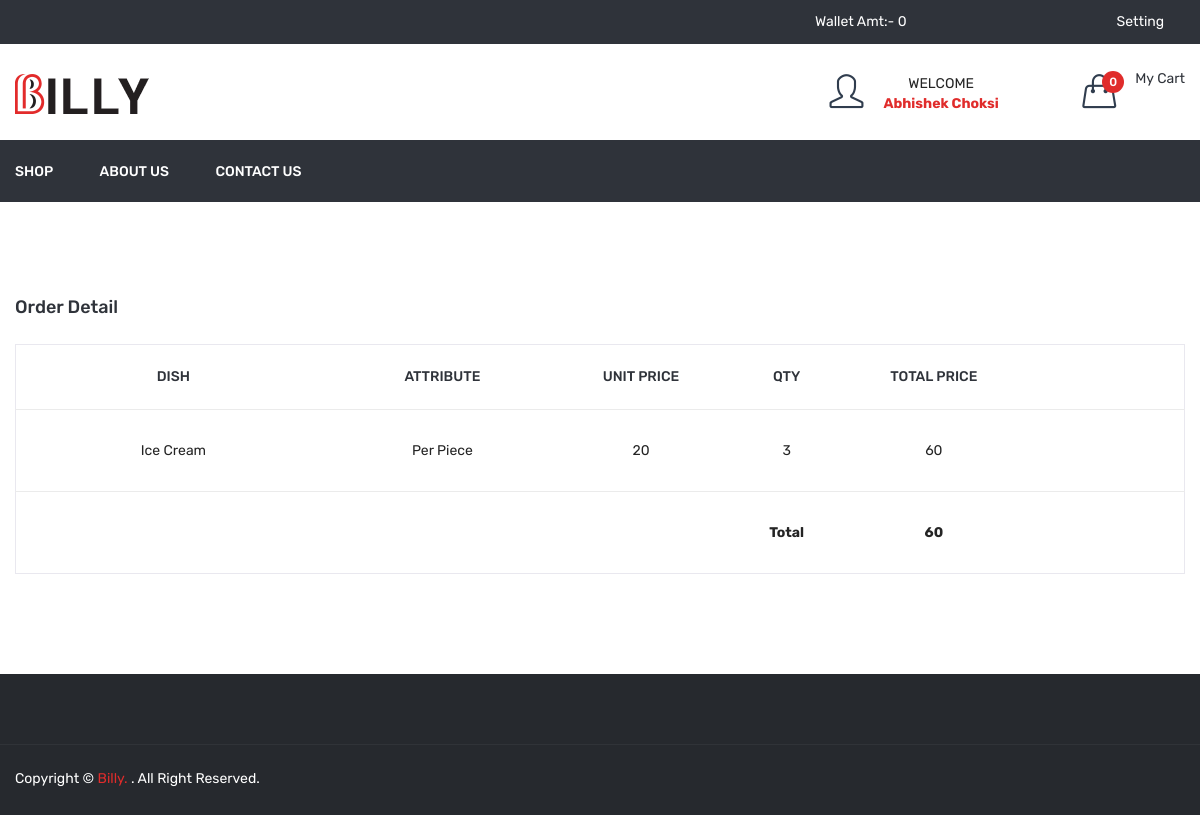
Screenshot of /order_detail.php?id=4 (signed in) with the database file from the repository.
### tables this page shows
CREATE TABLE IF NOT EXISTS `order_detail` (
  `id` int NOT NULL AUTO_INCREMENT,
  `order_id` int NOT NULL,
  `dish_details_id` int NOT NULL,
  `price` float NOT NULL,
  `qty` int NOT NULL,
  PRIMARY KEY (`id`)
);

CREATE TABLE IF NOT EXISTS `dish` (
  `id` int NOT NULL AUTO_INCREMENT,
  `category_id` int NOT NULL,
  `dish` varchar(100) NOT NULL,
  `dish_detail` text NOT NULL,
  `image` varchar(100) NOT NULL,
  `type` enum('veg','non-veg') NOT NULL,
  `status` int NOT NULL,
  `added_on` datetime NOT NULL,
  PRIMARY KEY (`id`)
);

CREATE TABLE IF NOT EXISTS `dish_details` (
  `id` int NOT NULL AUTO_INCREMENT,
  `dish_id` int NOT NULL,
  `attribute` varchar(100) NOT NULL,
  `price` int NOT NULL,
  `status` int NOT NULL,
  `added_on` datetime NOT NULL,
  PRIMARY KEY (`id`)
);

### function.inc.php (called while the page is built, shortened)
<?php
function get_safe_value($str)
{
  global $con;
  $str = mysqli_real_escape_string($con, $str);
  return $str;
}
?>
<?php
function getOrderDetails($oid)
{
  global $con;
  $sql = "select order_detail.price,order_detail.qty,dish_details.attribute,dish.dish,order_detail.dish_details_id
	from order_detail,dish_details,dish
	WHERE
	order_detail.order_id=$oid AND
	order_detail.dish_details_id=dish_details.id AND
	dish_details.dish_id=dish.id";
  $data = array();
  $res = mysqli_query($con, $sql);
  while ($row = mysqli_fetch_assoc($res)) {
    $data[] = $row;
  }
  return $data;
}
?>

### order_detail.php (the view, shortened to what this page needs)
<?php
include("header.php");
if (isset($_GET['id']) && $_GET['id'] > 0) {
	$id = get_safe_value($_GET['id']);
} else {
	redirect(FRONT_SITE_PATH . 'shop');
}
?>
<div class="cart-main-area pt-95 pb-100">
	<div class="container">
		<h3 class="page-title">Order Detail</h3>
		<div class="row">
			<div class="col-lg-12 col-md-12 col-sm-12 col-12">
				<form method="post">
					<div class="table-content table-responsive">
						<table style="border:1px solid #e9e8ef;">
							<tr>
								<th width="30%">Dish</th>
								<th width="20%">Attribute</th>
								<th width="15%">Unit Price</th>
								<th width="5%">Qty</th>
								<th width="15%">Total Price</th>
								<th width="15%"></th>
							</tr>
							<?php
							$getOrderDetails = getOrderDetails($id);
							$pp = 0;
							foreach ($getOrderDetails as $list) {
								$pp = $pp + ($list['qty'] * $list['price']);
							?>
								<tr>
									<td><?php echo $list['dish'] ?></td>
									<td><?php echo $list['attribute'] ?></td>
									<td><?php echo $list['price'] ?></td>
									<td><?php echo $list['qty'] ?></td>
									<td><?php echo $list['qty'] * $list['price'] ?></td>
									<td id="rating<?php echo $list['dish_details_id'] ?>">
									</td>
								</tr>
							<?php
							}
							?>
							<tr>
								<td colspan="3"></td>
								<td><strong>Total</strong></td>
								<td><strong><?php echo $pp ?></strong></td>
								<td></td>
							</tr>
						</table>
					</div>
				</form>
			</div>
		</div>
	</div>
</div>
<?php
include("footer.php");
?>

### rows the page displays
order_detail: dish.dish "Ice Cream", dish_details.attribute "Per Piece", price "20", qty "3", $list['qty'] * $list['price'] "60"

### other values shown
$getWalletAmt "0"
$_SESSION['FOOD_USER_NAME'] "Abhishek Choksi"
$totalCartDish "0"
$pp "60"
